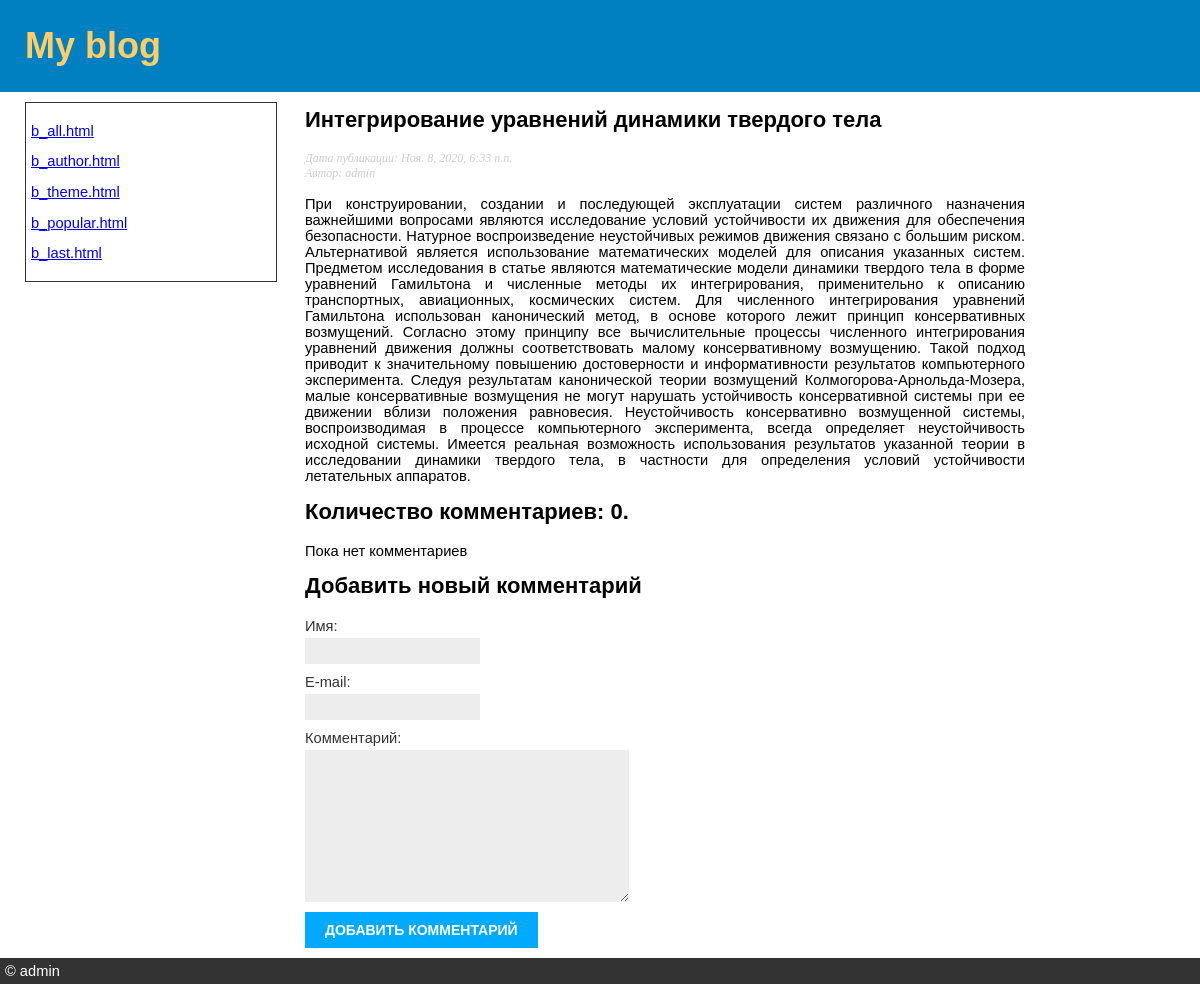
The app's page /blog/2020/11/8/integrirovanie-uravnenij-dinamiki-tverdogo-tela/ with its own data.
### blog/models.py (models this page shows, shortened)
class Post(models.Model):
    STATUS_CHOICES = (('draft', 'Черновик'), ('published', 'Опубликовано'))
    title = models.CharField(verbose_name='Заголовок', max_length=250)
    slug = models.SlugField(verbose_name='URL', max_length=250, unique_for_date='date_published')
    author = models.ForeignKey(User, verbose_name='Автор', on_delete=models.CASCADE, related_name='blog_posts')
    body = models.TextField(verbose_name='Содержание статьи')
    date_published = models.DateTimeField('Дата публикации статьи', default=timezone.now)
    created = models.DateTimeField(verbose_name='Дата создания статьи', auto_now_add=True)
    updated = models.DateTimeField(auto_now=True)
    status = models.CharField(verbose_name='Статус', max_length=10, choices=STATUS_CHOICES, default='draft')
    objects = models.Manager()
    published = PublishedManager()
    class Meta:
        ordering = ('-date_published',)
        verbose_name = 'статью'
        verbose_name_plural = 'Статьи'

### blog/views.py (the view)
# urls.py: path('<int:year>/<int:month>/<int:day>/<slug:post>/', views.post_detail, name='post_detail'),
def post_detail(request, year, month, day, post):
    post = get_object_or_404(Post, slug=post, status='published',
                             date_published__year=year, date_published__month=month, date_published__day=day)
    comments = post.comments.filter(moderation=True)
    new_comment = None
    if request.method == 'POST':
        comment_form = CommentForm(data=request.POST)
        if comment_form.is_valid():
            new_comment = comment_form.save(commit=False)
            new_comment.post = post
            new_comment.save()
    else:
        comment_form = CommentForm()
    return render(request, 'blog/post/detail.html', {'post': post, 'comments': comments, 'new_comment': new_comment, 'comment_form': comment_form})

### blog/forms.py
class CommentForm(forms.ModelForm):
    class Meta:
        model = Comment
        fields = ('name', 'email', 'body')

### blog/templates/blog/post/detail.html (shortened to what this page needs)
{% extends 'blog/base.html' %}
{% block content %}
    <h2> {{ post.title }} </h2>
    <p class="date">
        Дата публикации: {{ post.date_published }} <br>
        Автор: {{ post.author }}
    </p>
    {{ post.body|linebreaks }}
    {% with comments.count as total_comments %}
        <h2> Количество комментариев: {{ total_comments }}.</h2>
    {% endwith %}
    {% for comment in comments %}
        <div class="comment">
            <p class="info">
                {% comment %} The name of the author of the comment, the date when the comment was created and the text of the comment are displayed {% endcomment %}
                {% comment %} Отображается имя автора комментария, дата создания комментария и текст комментария {% endcomment %}
                "{{ comment.name }}" {{ comment.created }}
            </p>
            {% comment %} Convert post content to HTML with line breaks {% endcomment %}
            {% comment %} Преобразование содержимого статьи в HTML с переносами строк {% endcomment %}
            {{ comment.body|linebreaks }}
            <hr>
        </div>
    {% empty %}
        <p>Пока нет комментариев</p>
    {% endfor %}
    {% if new_comment %}
        <h2>Ваш комментарий был добавлен</h2>
    {% else %}
        <h2>Добавить новый комментарий</h2>
        <form action="." method="post">
            {{ comment_form }}
            <p><input type="submit" value="Добавить комментарий"></p>
        </form>
    {% endif %}
{% endblock content %}

### blog/static/css/blog.css (style rules this page uses)
body { font: 11pt Arial, Helvetica, sans-serif; margin: 0; text-align: justify; }
h2 { margin-top: 0; }
p.date { color:#ccc; font-family: georgia, serif; font-size: 12px; font-style: italic; }
label { float:left; clear:both; color:#333; margin-bottom:4px; }
input, textarea { clear:both; float:left; margin:0 0 10px; background:#ededed; border:0; padding:6px 10px; font-size:12px; }
input[type=submit] { font-weight:bold; background:#00abff; color:#fff; padding:10px 20px; font-size:14px; text-transform:uppercase; }

### records on screen
Post: title "Интегрирование уравнений динамики твердого тела", date_published "Ноя. 8, 2020, 6:33 п.п.", author "admin", body "При конструировании, создании и последующей эксплуатации систем различного назначения важнейшими вопросами являются исследование условий устойчивости их движения для обеспечения безопасности. Натурное воспроизведение неустойчивых режимов движения связано с большим риском. Альтернативой является использование математических моделей для описания указанных систем. Предметом исследования в статье являются математические модели динамики твердого тела в форме уравнений Гамильтона и численные методы их интегрирования, применительно к описанию транспортных, авиационных, космических систем. Для численного интегрирования уравнений Гамильтона использован канонический метод, в основе которого лежит…"

### other values on screen
{{ total_comments }} "0"
